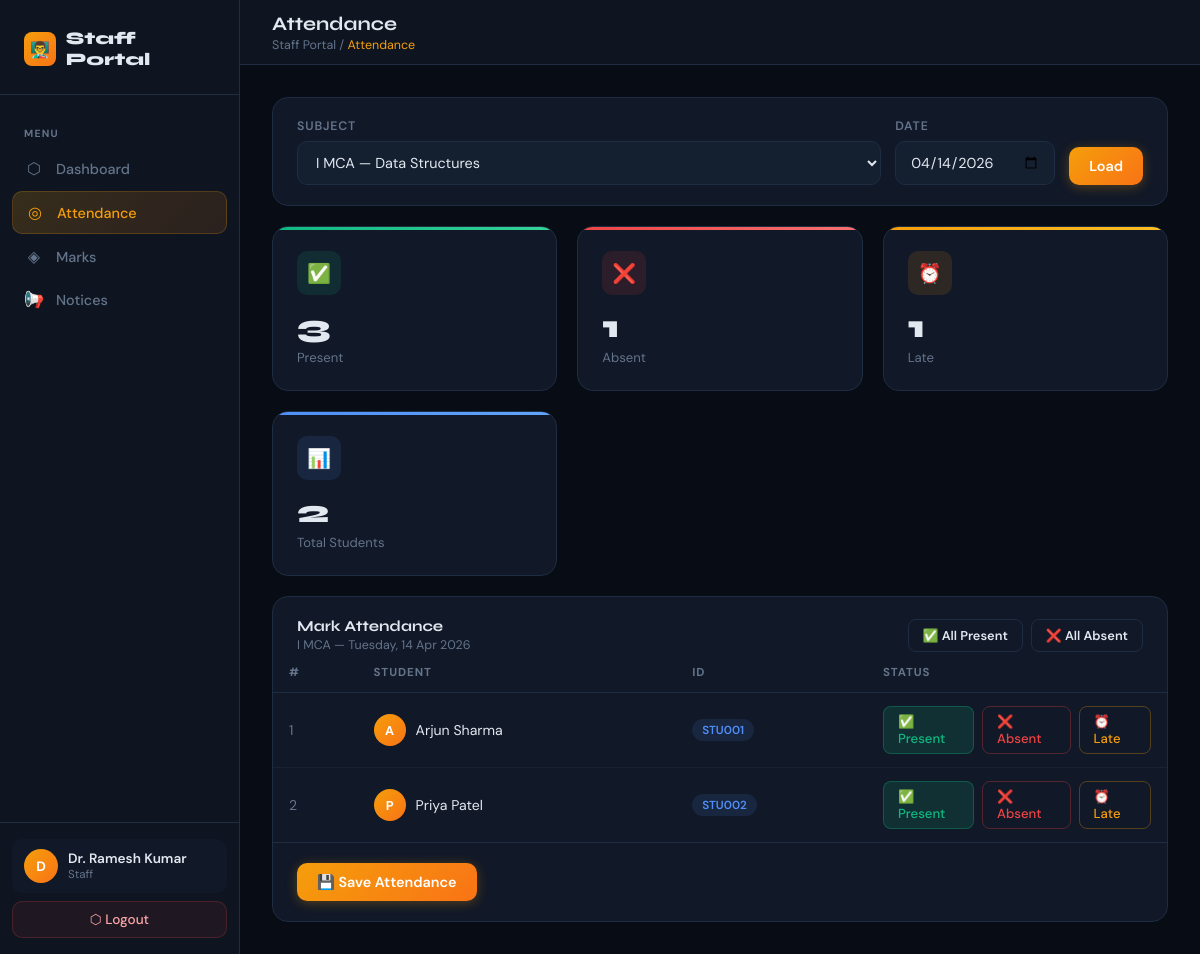
Page /staff/attendance.php?subject_id=1 (signed in) on the committed database.
### tables this page shows
CREATE TABLE IF NOT EXISTS subjects (
    id INT AUTO_INCREMENT PRIMARY KEY,
    name VARCHAR(100) NOT NULL,
    code VARCHAR(20) UNIQUE NOT NULL,
    year VARCHAR(10) NOT NULL,
    degree VARCHAR(50) NOT NULL,
    type ENUM('Theory','Lab') DEFAULT 'Theory',
    max_marks INT DEFAULT 100,
    pass_marks INT DEFAULT 35,
    created_at TIMESTAMP DEFAULT CURRENT_TIMESTAMP
);

CREATE TABLE IF NOT EXISTS students (
    id INT AUTO_INCREMENT PRIMARY KEY,
    student_id VARCHAR(20) UNIQUE NOT NULL,
    name VARCHAR(100) NOT NULL,
    email VARCHAR(150) UNIQUE NOT NULL,
    password VARCHAR(255) NOT NULL,
    year VARCHAR(10) NOT NULL,
    degree VARCHAR(50) NOT NULL,
    phone VARCHAR(20),
    address TEXT,
    dob DATE,
    gender ENUM('Male','Female','Other') DEFAULT 'Male',
    profile_image VARCHAR(255) DEFAULT 'default.png',
    status ENUM('Active','Inactive') DEFAULT 'Active',
    created_at TIMESTAMP DEFAULT CURRENT_TIMESTAMP
);

### staff/attendance.php (the view, shortened to what this page needs)
<?php
$db = getDB();
$sel_subject = (int)($_GET['subject_id'] ?? 0);
$sel_date    = $_GET['date'] ?? date('Y-m-d');
$subjects = $db->query("SELECT * FROM subjects ORDER BY year, degree, name");
$students_list = [];
$sel_class = '';
if ($sel_subject) {
    $subj = $db->query("SELECT year, degree FROM subjects WHERE id=$sel_subject")->fetch_assoc();
    if ($subj) {
        $sel_class = $subj['year'] . ' ' . $subj['degree'];
        $res = $db->query("SELECT * FROM students WHERE year='{$subj['year']}' AND degree='{$subj['degree']}' AND status='Active' ORDER BY name");
        while ($r = $res->fetch_assoc()) $students_list[] = $r;
    }
}
$existing = [];
if ($sel_subject && $sel_date && $students_list) {
    $res = $db->query("SELECT student_id, status FROM attendance WHERE subject_id=$sel_subject AND date='$sel_date'");
    while ($r = $res->fetch_assoc()) $existing[$r['student_id']] = $r['status'];
}
$att_summary = [];
if ($sel_date) {
    $res = $db->query("SELECT status, COUNT(*) as c FROM attendance WHERE date='$sel_date' GROUP BY status");
    while ($r = $res->fetch_assoc()) $att_summary[$r['status']] = $r['c'];
}
require_once '../includes/staff_header.php';
?>
<div class="panel" style="margin-bottom:20px;">
  <div class="panel-body" style="padding:20px 24px;">
    <form method="GET" style="display:flex;gap:14px;align-items:flex-end;flex-wrap:wrap;">
      <div class="form-field" style="margin:0;flex:1;min-width:180px;">
        <label>Subject</label>
        <select name="subject_id" onchange="this.form.submit()">
          <?php $subjects->data_seek(0); while ($s = $subjects->fetch_assoc()): ?>
          <option value="<?= $s['id'] ?>" <?= $sel_subject==$s['id']?'selected':'' ?>>
            <?= htmlspecialchars($s['year'] . ' ' . $s['degree'] . ' — ' . $s['name']) ?>
          </option>
          <?php endwhile; ?>
        </select>
      </div>
      <div class="form-field" style="margin:0;min-width:160px;">
        <label>Date</label>
        <input type="date" name="date" value="<?= $sel_date ?>" max="<?= date('Y-m-d') ?>">
      </div>
      <button type="submit" class="btn btn-primary">Load</button>
    </form>
  </div>
</div>
<div class="stat-grid" style="margin-bottom:20px;">
  <div class="stat-card green">
    <div class="stat-icon green">✅</div>
    <div class="stat-val"><?= $att_summary['Present'] ?? 0 ?></div>
    <div class="stat-label">Present</div>
  </div>
  <div class="stat-card red">
    <div class="stat-icon red">❌</div>
    <div class="stat-val"><?= $att_summary['Absent'] ?? 0 ?></div>
    <div class="stat-label">Absent</div>
  </div>
  <div class="stat-card gold">
    <div class="stat-icon gold">⏰</div>
    <div class="stat-val"><?= $att_summary['Late'] ?? 0 ?></div>
    <div class="stat-label">Late</div>
  </div>
  <div class="stat-card blue">
    <div class="stat-icon blue">📊</div>
    <div class="stat-val"><?= count($students_list) ?></div>
    <div class="stat-label">Total Students</div>
  </div>
</div>
<?php if ($students_list && $sel_subject): ?>
<div class="panel">
  <div class="panel-head">
    <div>
      <div class="panel-title">Mark Attendance</div>
      <div class="panel-sub"><?= $sel_class ?> — <?= date('l, d M Y', strtotime($sel_date)) ?></div>
    </div>
    <div style="display:flex;gap:8px;">
      <button type="button" class="btn btn-outline btn-sm" onclick="markAll('Present')">✅ All Present</button>
      <button type="button" class="btn btn-outline btn-sm" onclick="markAll('Absent')">❌ All Absent</button>
    </div>
  </div>
  <form method="POST">
    <div class="table-wrap">
      <table>
        <thead>
          <tr><th>#</th><th>Student</th><th>ID</th><th style="width:300px;">Status</th></tr>
        </thead>
        <tbody>
          <?php foreach ($students_list as $i => $s): ?>
          <?php $status = $existing[$s['id']] ?? 'Present'; ?>
          <tr>
            <td style="color:var(--muted);"><?= $i+1 ?></td>
            <td>
              <div style="display:flex;align-items:center;gap:10px;">
                <div class="avatar" style="width:32px;height:32px;font-size:.8rem;"><?= strtoupper(substr($s['name'],0,1)) ?></div>
                <span><?= htmlspecialchars($s['name']) ?></span>
              </div>
            </td>
            <td><span class="badge badge-blue"><?= $s['student_id'] ?></span></td>
            <td>
              <div style="display:flex;gap:8px;">
                <?php foreach (['Present','Absent','Late'] as $opt): ?>
                <label style="display:flex;align-items:center;gap:6px;cursor:pointer;
                       padding:6px 14px;border-radius:8px;font-size:.82rem;font-weight:500;
                       border:1px solid <?= $opt==='Present' ? 'rgba(16,185,129,.3)' : ($opt==='Absent'?'rgba(239,68,68,.3)':'rgba(245,158,11,.3)') ?>;
                       background:<?= $status===$opt ? ($opt==='Present'?'rgba(16,185,129,.15)':($opt==='Absent'?'rgba(239,68,68,.15)':'rgba(245,158,11,.15)')):'transparent' ?>;
                       color:<?= $opt==='Present'?'var(--green)':($opt==='Absent'?'var(--red)':'var(--gold)') ?>;"
                       id="lbl_<?= $s['id'].'_'.$opt ?>">
                  <?= $opt==='Present'?'✅':($opt==='Absent'?'❌':'⏰') ?> <?= $opt ?>
                </label>
                <?php endforeach; ?>
              </div>
            </td>
          </tr>
          <?php endforeach; ?>
        </tbody>
      </table>
    </div>
    <div style="padding:20px 24px;border-top:1px solid var(--border);">
      <button type="submit" class="btn btn-primary">💾 Save Attendance</button>
    </div>
  </form>
</div>
<?php endif; ?>
  </div>
</div>
</body>
</html>

### includes/staff_header.php (style rules this page uses)
*, *::before, *::after { box-sizing: border-box; margin: 0; padding: 0; }
:root { --bg: #080c14; --surface: #0e1520; --card: #111827; --card2: #141f30; --border: #1e2d42; --accent: #f59e0b; --accent2: #f97316; --blue: #4f8ef7; --gold: #f59e0b; --green: #10b981; --red: #ef4444; --orange: #f97316; --text: #e2e8f0; --muted: #64748b; --sidebar-w: 240px; }
html, body { height: 100%; font-family: 'DM Sans', sans-serif; background: var(--bg); color: var(--text); }
.avatar { width: 34px; height: 34px; border-radius: 50%; background: linear-gradient(135deg, var(--accent), var(--accent2)); display: flex; align-items: center; justify-content: center; font-size: .85rem; font-weight: 700; color: #fff; flex-shrink: 0; }
.stat-grid { display: grid; grid-template-columns: repeat(auto-fit, minmax(220px, 1fr)); gap: 20px; margin-bottom: 28px; }
.stat-card { background: var(--card); border: 1px solid var(--border); border-radius: 16px; padding: 24px; position: relative; overflow: hidden; transition: transform .2s; }
.stat-card::before { content: ''; position: absolute; top: 0; left: 0; right: 0; height: 3px; }
.stat-card.blue::before { background: linear-gradient(90deg, #4f8ef7, #60a5fa); }
.stat-card.green::before { background: linear-gradient(90deg, var(--green), #34d399); }
.stat-card.gold::before { background: linear-gradient(90deg, var(--gold), #fbbf24); }
.stat-card.red::before { background: linear-gradient(90deg, var(--red), #f87171); }
.stat-icon { width: 44px; height: 44px; border-radius: 10px; display: flex; align-items: center; justify-content: center; font-size: 1.2rem; margin-bottom: 16px; }
.stat-icon.blue { background: rgba(79,142,247,.12); }
.stat-icon.green { background: rgba(16,185,129,.12); }
.stat-icon.gold { background: rgba(245,158,11,.12); }
.stat-icon.red { background: rgba(239,68,68,.12); }
.stat-val { font-family: 'Syne', sans-serif; font-size: 2rem; font-weight: 800; line-height: 1; margin-bottom: 6px; }
.stat-label { font-size: .82rem; color: var(--muted); }
.panel { background: var(--card); border: 1px solid var(--border); border-radius: 16px; overflow: hidden; }
.panel-head { padding: 20px 24px 0; display: flex; align-items: center; justify-content: space-between; }
.panel-title { font-family: 'Syne', sans-serif; font-size: .95rem; font-weight: 700; }
.panel-sub { font-size: .78rem; color: var(--muted); margin-top: 2px; }
.panel-body { padding: 20px 24px 24px; }
.table-wrap { overflow-x: auto; }
table { width: 100%; border-collapse: collapse; }
th { font-size: .72rem; font-weight: 700; letter-spacing: .08em; text-transform: uppercase; color: var(--muted); padding: 12px 16px; text-align: left; border-bottom: 1px solid var(--border); }
td { padding: 13px 16px; font-size: .88rem; border-bottom: 1px solid rgba(30,45,66,.5); vertical-align: middle; }
tr:last-child td { border-bottom: none; }
.badge { display: inline-flex; align-items: center; padding: 3px 10px; border-radius: 100px; font-size: .73rem; font-weight: 600; }
.badge-blue { background: rgba(79,142,247,.12); color: var(--blue); }
.form-field label { display: block; font-size: .77rem; font-weight: 600; letter-spacing: .07em; text-transform: uppercase; color: var(--muted); margin-bottom: 7px; }
.form-field input, .form-field select, .form-field textarea { width: 100%; background: var(--card2); border: 1px solid var(--border); border-radius: 10px; padding: 11px 14px; color: var(--text); font-family: 'DM Sans', sans-serif; font-size: .9rem; outline: none; transition: border-color .2s; }
.form-field select option { background: var(--card); }
.btn { display: inline-flex; align-items: center; gap: 8px; padding: 10px 20px; border: none; border-radius: 10px; font-family: 'DM Sans', sans-serif; font-size: .9rem; font-weight: 600; cursor: pointer; transition: all .2s; text-decoration: none; }
.btn-primary { background: linear-gradient(135deg, var(--accent), var(--accent2)); color: #fff; box-shadow: 0 2px 12px rgba(245,158,11,.3); }
.btn-outline { background: transparent; border: 1px solid var(--border); color: var(--text); }
.btn-sm { padding: 7px 14px; font-size: .8rem; border-radius: 8px; }

### rows in the picture
subjects: sel_class "I MCA"
students: name "A", name "Arjun Sharma", student "STU001", opt "Present", opt "Absent", opt "Late"
students: name "P", name "Priya Patel", student "STU002", opt "Present", opt "Absent", opt "Late"

### other values in the picture
$item['icon'] "⬡"
$item['label'] "Dashboard"
$item['icon'] "◎"
$item['label'] "Attendance"
$item['icon'] "◈"
$item['label'] "Marks"
$item['icon'] "📢"
$item['label'] "Notices"
substr($staff_name, 0, 1) "D"
$staff_name "Dr. Ramesh Kumar"
$page_title "Attendance"
$att_summary['Present'] "3"
$att_summary['Absent'] "1"
$att_summary['Late'] "1"
count($students_list) "2"
